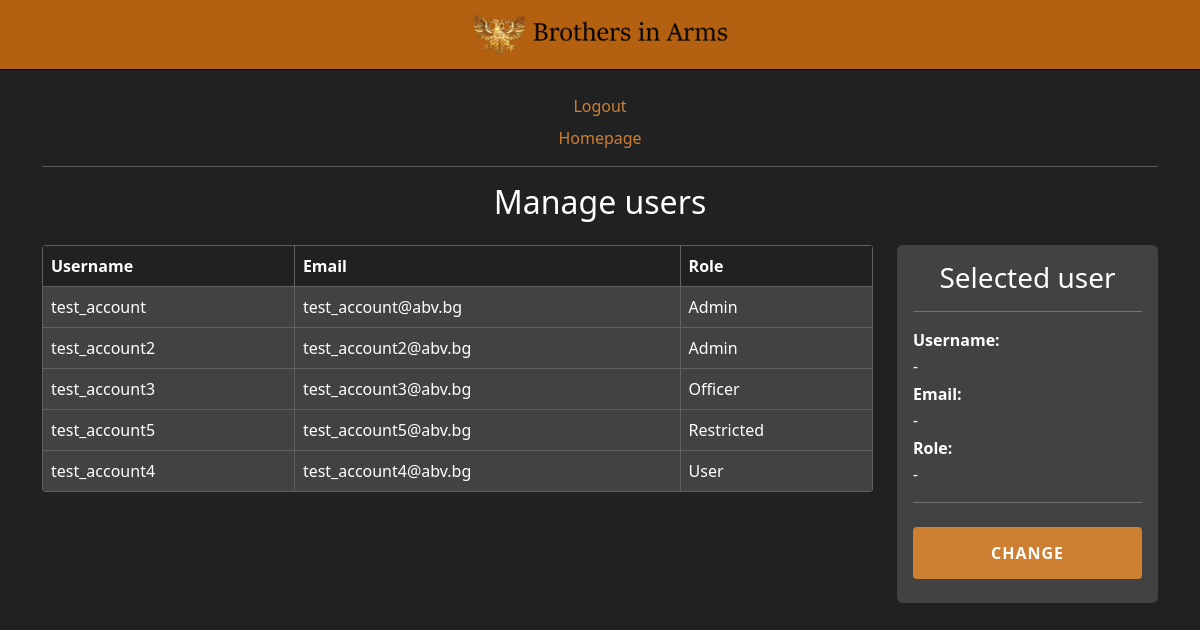
The page /home/manage/ (signed in) on the database its author committed.
### wowcalendar/models.py (models this page shows)
class Profile(models.Model):
  user_id = models.ForeignKey(settings.AUTH_USER_MODEL, on_delete=models.CASCADE, blank=False,  null=False)
  email = models.EmailField(max_length=254, blank=False, null=False, default='tempEmail@domain.com')
  profile_username = models.CharField(max_length=50, blank=False, null=False, default='temp_username')
  role = models.CharField(max_length=50, blank=True, default='User')
  description = models.CharField(max_length=150, blank=True, null=True)
  created_on = models.DateTimeField(auto_now=False, default=datetime.datetime.now)

### wowcalendar/views.py (the view)
# urls.py: path('manage/', views.manageUsersPage, name='manageUsers'),
def manageUsersPage(request):
  if request.user.is_authenticated:
    profile = Profile.objects.get(user_id=request.user)
    user = request.user
    if profile.role != "Restricted":
      if profile.role == "Admin" or profile.role == "Officer":
        all_profiles = Profile.objects.filter().order_by('role')
        context_dict = {
          "profile" : profile,
          "user" : user,
          "all_profiles" : all_profiles,
        }
        return render(request, 'manage_users.html', context=context_dict)
      else:
        messages.warning(request, 'Access denied')
        return redirect(homePage)
    else:
      logout(request)
      messages.warning(request, 'Account restricted')
      return redirect(index)
  return redirect(index)

### wowcalendar/templates/manage_users.html (shortened to what this page needs)
{% load static %}
{% load templates_extra %}
<!DOCTYPE html>
  <html>
    <head>
      <link href="https://cdn.jsdelivr.net/npm/bootstrap@5.1.1/dist/css/bootstrap.min.css" rel="stylesheet">
      <link rel="stylesheet" href="/static/css/global.css">
      <link rel="stylesheet" href="/static/css/manage_users.css">
    </head>
    <nav>
      <div class="logo">
        <a href="{% url 'index' %}"><img src="/static/images/bia-logo-1.png" alt="Logo"></a>
      </div>
    </nav>
    <body>
      <div class="container mt-4 mb-4">
        <div class="generic-link mt-1 text-center">
          <a href="{% url 'logout' %}">Logout</a>
        </div>
        <div class="generic-link mt-1 text-center mt-2">
          <a href="{% url 'home' %}">Homepage</a>
        </div>
        <hr>
        <div class="text-center text-white mb-4">
          <h2>Manage users</h2>
        </div>
        <div class="row">
          <div class="col-lg-9 col-md-8 col-sm-12 col-12 mb-3">
            <div class="table-wrapper">
              <table id="user-table">
                <thead class="non-hoverable">
                  <tr>
                    <th>Username</th>
                    <th>Email</th>
                    <th>Role</th>
                  </tr>
                </thead>
                <tbody>
                  {% for profile in all_profiles %}
                  <tr>
                    <td>{{ profile.profile_username }}</td>
                    <td>{{ profile.email }}</td>
                    <td>{{ profile.role }}</td>
                  </tr>
                  {% empty %}
                  <div class="text-center text-white">
                    <h2>No users found</h2>
                  </div>
                  {% endfor %}
                </tbody>
              </table>
            </div>
          </div>
          <div class="col-lg-3 col-md-4 col-sm-12 col-12">
            <div class="status_div p-3">
              <div class="status-label text-white text-center">
                <h3>Selected user</h3>
              </div>
              <hr>
              <div id="selected-row-data" class="text-white">
                <div>
                  <label>Username:</label>
                  <span id="username" class="user_info">-</span>
                </div>
                <div>
                  <label>Email:</label>
                  <span id="email" class="user_info">-</span>
                </div>
                <div>
                  <label>Role:</label>
                  <span id="role" class="user_info">-</span>
                </div>
                <hr>
                <input type="button" id="change_button" onclick="location.href='#';" value="Change" />
              </div>
            </div>
          </div>
        </div>
      </div>
    </body>
  </html>

### wowcalendar/static/css/global.css (style rules this page uses)
:root { --primary-color: #cd7f32; --hover-primary-color: #b36110; --dark-primary-color: #804a15; --dark-hover-primary-color: #351e08; }
body { background: #212121; }
nav { display: flex; align-items: center; justify-content: center; height: 70px; background-color: var(--hover-primary-color); border-bottom: 1px solid black; color: #fff; }
hr { height: 1px; background-color: rgb(255, 255, 255); border: none; }
.logo { display: flex; align-items: center; justify-content: center; }
.logo a { font-size: 20px; font-weight: bold; color: #fff; text-decoration: none; }
.logo img { height: 45px; }
label { color: white; display: block; margin-bottom: 2px; margin-top: 4px; font-weight: bold; }
input[type="submit"], input[type="button"] { width: 100%; background-color: var(--primary-color); color: white; padding: 14px 10px; margin: 8px 0; border: none; border-radius: 4px; cursor: pointer; font-weight: bold; text-transform: uppercase; letter-spacing: 1px; transition: 0.3s; }
.generic-link a { font-size: medium; color: var(--primary-color); text-decoration: none; transition: 0.3s; }
.status_div { background-color: #424242; padding: 10px; border-radius: 6px; overflow-x: hidden; }

### wowcalendar/static/css/manage_users.css (style rules this page uses)
table { width: 100%; border-spacing: 0; border-radius: 4px; overflow: hidden; }
.table-wrapper { overflow:hidden; overflow-y: scroll; max-height: 400px; }
th, td { border: 1px solid #616161; padding: 8px; text-align: left; }
th { background-color: #212121; }
tr { background-color: #424242; color: white; }
.status_div { background-color: #424242; padding: 10px; border-radius: 6px; overflow-x: hidden; }
.user_info { font-style: italic; }

### rows shown on the page
Profile: profile_username "test_account", email "test_account@abv.bg", role "Admin"
Profile: profile_username "test_account2", email "test_account2@abv.bg", role "Admin"
Profile: profile_username "test_account3", email "test_account3@abv.bg", role "Officer"
Profile: profile_username "test_account5", email "test_account5@abv.bg", role "Restricted"
Profile: profile_username "test_account4", email "test_account4@abv.bg", role "User"
